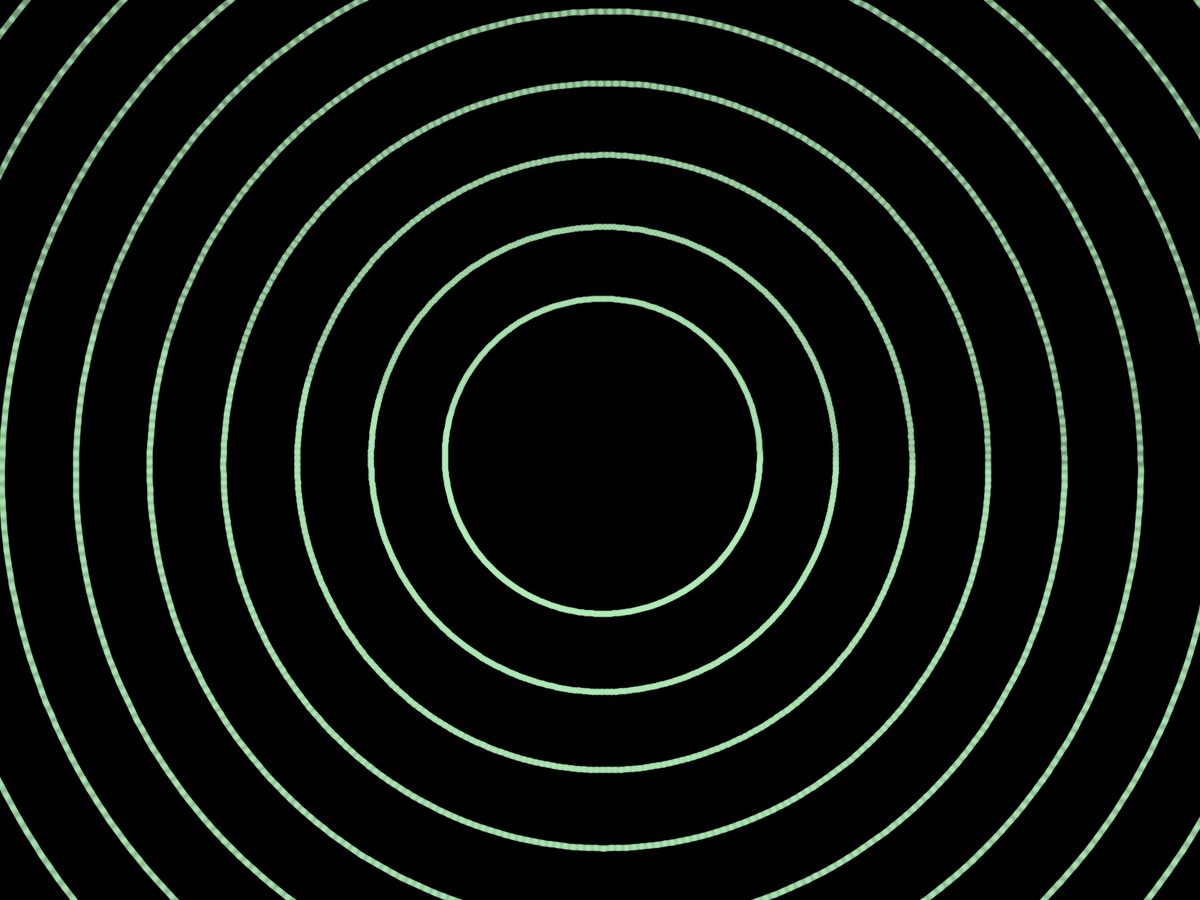
Frame 1 (no input)
Frame 60 (the mouse pressed at the canvas centre just before this capture): blank canvas, image omitted
Frame 120 (the mouse held since frame 60 and released just before this capture): blank canvas, image omitted

The Processing sketch that drew this single still picture (run headless with seeded random() and noise(); from frame 60 on, the mouse is pressed at the canvas centre):

// Processing sketch: PicoBotOne
// ── PicoBotOne.pde
/**
 * Constants
 */

/**
 * Values
 */

private boolean clearFrame = false;

private static final color[] PALETTE = new color[] {
  0xFF000000, 
  0xFF1D2B53, 
  0xFF7E2553, 
  0xFF008751, 
  0xFFAB5236, 
  0xFF5F574F, 
  0xFFC2C3C7, 
  0xFFFFF1E8, 
  0xFFFF004D, 
  0xFFFFA300, 
  0xFFFFEC27, 
  0xFF00E436, 
  0xFF29ADFF, 
  0xFF83769C, 
  0xFFFF77A8, 
  0xFFFFCCAA
};

private float t = 0.1f;

private color opaqueColor;

private color transparentColor;

/**
 * Lifecycle
 */

void setup() {
  //size(128, 128);
  fullScreen();
  // fullScreen(2);
  background(0);

  setRandomColors();
}

void draw() {

  if (random(1f) > 0.95f) {
    clearFrame = !clearFrame;
  }

  if (random(1f) > 0.9f) {
    setRandomColors();
  }

  if (clearFrame) {
    background(0);
    return;
  }
  
  fill(0x30000000);
  noStroke();
  rect(0f, 0f, width, height);
  
  noFill();

  if (random(1f)> 0.9f) {
    t = 0.1f;
  } else if (random(1f) > 0.9f) {
    t -= 1f;
  } else if (random(1f) > 0.9f) {
    t += 1f;
  }

  t += 0.08f;

  if (clearFrame) {
    stroke(opaqueColor);
  } else {
    stroke(transparentColor);
  }

  strokeWeight(8f);
  
  for (float r = width / 8f; r < width; r += width / 16f) {
    //for r=8, 40, 8 do
    float x = 0f;
    float y = 0f;

    final float d = r * sin(t/2f) / 2f;
    for (float a = 0f; a < 16; a += 0.02f) {
      final float n = width / 2f + (10f + r) * cos(a) + d * sin(a * floor(t) + 2f * t);
      final float m = height / 2f + (10f + r) * sin(a) + d * cos(a * floor(t) + 2f * t);
      if (x != 0f) {
        final int colorIndex = (int) (7f + r / 8f);
        line(x, y, n, m);
      }

      x = n;
      y = m;
    }
  }
}

/*
 * Implementation
 */

private void setRandomColors() {
  opaqueColor = getRandomColorWithAlpha(255);
  transparentColor = getRandomColorWithAlpha(100);
}

private color getRandomColorWithAlpha(final int alpha) {
  return color(
    (int) random(100) + 155, 
    (int) random(100) + 155, 
    (int) random(100) + 155, 
    alpha
    );
}
